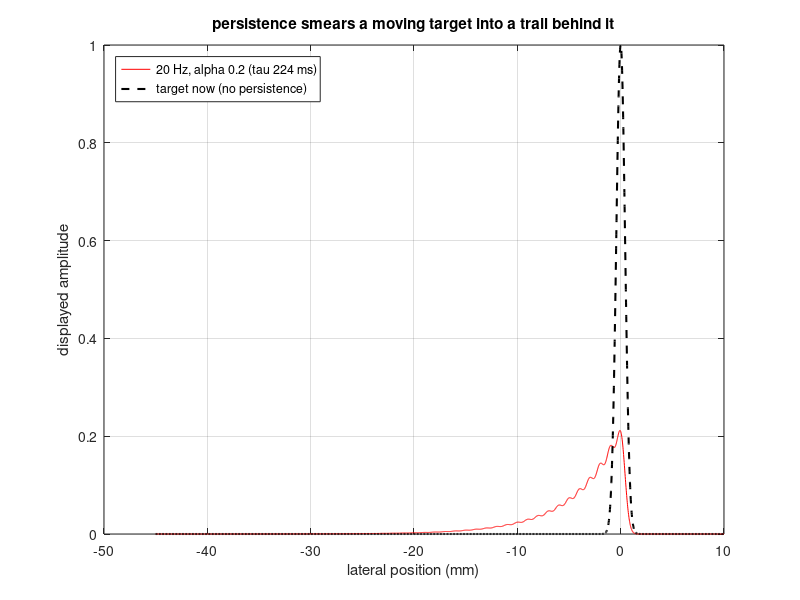

The MATLAB script that drew this image:
%% m34_persistence.m  --  frame persistence: time constant, noise reduction, motion lag, frame rate
% Purpose : First-order recursive (IIR) persistence  y_n = (1 - alpha) y_{n-1} + alpha x_n
%           at frame period T_F. Time constant tau = -T_F / ln(1 - alpha); mean lag
%           (1 - alpha)/alpha frames; for independent frames the noise variance falls by
%           alpha/(2 - alpha), i.e. N_eff = (2 - alpha)/alpha frames. For frames whose noise has
%           frame-to-frame correlation rho^|k| (AR(1)), with beta = 1 - alpha:
%             var(y)/var(x) = alpha/(2 - alpha) * (1 + beta rho)/(1 - beta rho).
%           Static speckle (rho = 1) is not reduced at all. A fixed alpha means a time constant
%           that changes with frame rate; a fixed tau needs alpha = 1 - exp(-T_F/tau).
%           Last part: a point target moving laterally, imaged at f_F, displayed with persistence:
%           the displayed peak drops and its centroid lags by v (1 - alpha)/alpha T_F.
% Change  : frame rates fF, alpha, tau, rho list, target speed v, beam width.
% Expect  : alpha = 0.5 gives tau = 72 ms at 20 Hz and 14 ms at 100 Hz; tau = 100 ms needs
%           alpha = 0.39 at 20 Hz and 0.095 at 100 Hz (N_eff 4.1 and 20). Monte Carlo variance
%           ratios match the AR(1) formula to about 1 %.
% Base MATLAB only; runs in MATLAB R2019b+ and GNU Octave 8.
rng(5);

%% 1. alpha, tau and frame rate
fF = [20 30 60 100 200];
fprintf('fixed alpha = 0.5:   ');  fprintf('%5.0f Hz: tau %5.1f ms | ', [fF; -1e3./fF/log(0.5)]);  fprintf('\n');
tau = 0.1;  al = 1 - exp(-1./(fF*tau));
fprintf('fixed tau = 100 ms:  ');  fprintf('%5.0f Hz: alpha %.3f, N_eff %4.1f | ', [fF; al; (2 - al)./al]);  fprintf('\n');
fprintf('mean lag (1-alpha)/alpha * T_F at tau = 100 ms: ');  fprintf('%.0f ', 1e3*(1 - al)./al./fF);  fprintf('ms\n');

%% 2. noise reduction vs frame-to-frame correlation (Monte Carlo)
alpha = [0.5 0.25 0.1];  rho = [0 0.5 0.9 1];  Nf = 4000;  Np = 400;
fprintf('\n alpha  rho  | var ratio MC   AR(1) theory\n');
for a = alpha
    for r = rho
        x = zeros(Np, Nf);  x(:, 1) = randn(Np, 1);
        for n = 2:Nf, x(:, n) = r*x(:, n-1) + sqrt(1 - r^2)*randn(Np, 1); end
        y = zeros(Np, Nf);  y(:, 1) = x(:, 1);
        for n = 2:Nf, y(:, n) = (1 - a)*y(:, n-1) + a*x(:, n); end
        b = 1 - a;  th = a/(2 - a)*(1 + b*r)/(1 - b*r);
        v = var(reshape(y(:, 501:end), [], 1)) / var(reshape(x(:, 501:end), [], 1));
        fprintf(' %4.2f  %4.2f |   %6.3f       %6.3f\n', a, r, v, th);
    end
end

%% 3. moving point target: displayed profile with persistence
wb = 1.0e-3;                                    % lateral beam -6 dB width (m)
s = wb/(2*sqrt(2*log(2)));  xg = (-45:0.02:10)*1e-3;  v = 20e-3;   % 20 mm/s lateral motion
fprintf('\n target 20 mm/s, beam 1.0 mm: frame rate, alpha -> displayed peak, lag (mm), width (mm)\n');
for cfg = [20 0.5; 20 0.2; 100 0.5; 100 1 - exp(-1/(100*0.1))]'
    fr = cfg(1);  a = cfg(2);  T = 1/fr;  n = round(2/T);  y = zeros(size(xg));
    for k = 1:n
        xt = v*(k*T - n*T);                     % target position, ends at x = 0
        y = (1 - a)*y + a*exp(-(xg - xt).^2/(2*s^2));
    end
    [pk, ip] = max(y);  cen = sum(xg.*y)/sum(y);  hm = xg(y >= pk/2);
    fprintf('  %3.0f Hz, alpha %.3f (tau %5.1f ms): peak %.2f, centroid lag %.2f mm (theory %.2f), FWHM %.2f mm\n', ...
            fr, a, -1e3*T/log(1 - a), pk, -cen*1e3, v*(1 - a)/a*T*1e3, (hm(end) - hm(1))*1e3);
    if fr == 20 && a == 0.2, y20 = y; end
end

%% 4. frame rate limits from depth and line count
c = 1540;  zmax = [0.08 0.15 0.20];  Nl = [128 256];
fprintf('\nmax frame rate c/(2 z_max N_lines) (one transmit per line):\n');
for z = zmax, fprintf('  z_max %3.0f mm: ', z*1e3); fprintf('%4d lines %5.1f Hz  ', [Nl; c./(2*z*Nl)]); fprintf('\n'); end

figure('Position', [60 60 900 340]);
plot(xg*1e3, y20, 'r', xg*1e3, exp(-xg.^2/(2*s^2)), 'k--', 'LineWidth', 1.5); grid on;
xlabel('lateral position (mm)'); ylabel('displayed amplitude');
legend('20 Hz, alpha 0.2 (tau 224 ms)', 'target now (no persistence)', 'Location', 'northwest');
title('persistence smears a moving target into a trail behind it');
